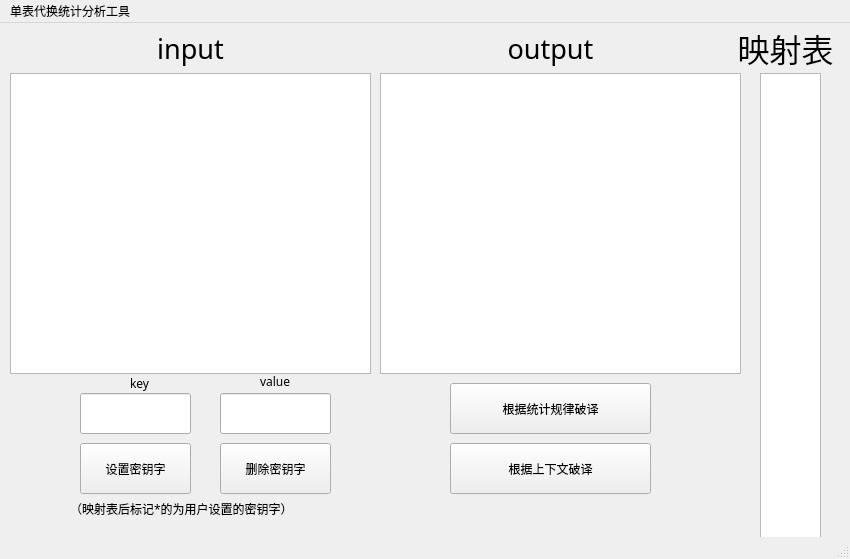
<?xml version="1.0" encoding="UTF-8"?>
<ui version="4.0">
 <class>MainWindow</class>
 <widget class="QMainWindow" name="MainWindow">
  <property name="geometry">
   <rect>
    <x>0</x>
    <y>0</y>
    <width>850</width>
    <height>559</height>
   </rect>
  </property>
  <property name="font">
   <font>
    <family>Microsoft JhengHei</family>
   </font>
  </property>
  <property name="windowTitle">
   <string>MainWindow</string>
  </property>
  <widget class="QWidget" name="centralwidget">
   <widget class="QLabel" name="label">
    <property name="geometry">
     <rect>
      <x>110</x>
      <y>0</y>
      <width>161</width>
      <height>51</height>
     </rect>
    </property>
    <property name="text">
     <string>&lt;html&gt;&lt;head/&gt;&lt;body&gt;&lt;p align=&quot;center&quot;&gt;&lt;span style=&quot; font-size:20pt;&quot;&gt;input&lt;/span&gt;&lt;/p&gt;&lt;/body&gt;&lt;/html&gt;</string>
    </property>
   </widget>
   <widget class="QTextEdit" name="textEdit">
    <property name="geometry">
     <rect>
      <x>10</x>
      <y>50</y>
      <width>361</width>
      <height>301</height>
     </rect>
    </property>
   </widget>
   <widget class="QLabel" name="label_2">
    <property name="geometry">
     <rect>
      <x>470</x>
      <y>0</y>
      <width>161</width>
      <height>51</height>
     </rect>
    </property>
    <property name="text">
     <string>&lt;html&gt;&lt;head/&gt;&lt;body&gt;&lt;p align=&quot;center&quot;&gt;&lt;span style=&quot; font-size:20pt;&quot;&gt;output&lt;/span&gt;&lt;/p&gt;&lt;/body&gt;&lt;/html&gt;</string>
    </property>
   </widget>
   <widget class="QTextBrowser" name="textBrowser_1">
    <property name="geometry">
     <rect>
      <x>380</x>
      <y>50</y>
      <width>361</width>
      <height>301</height>
     </rect>
    </property>
   </widget>
   <widget class="QPushButton" name="pushButton_1">
    <property name="geometry">
     <rect>
      <x>450</x>
      <y>360</y>
      <width>201</width>
      <height>51</height>
     </rect>
    </property>
    <property name="styleSheet">
     <string notr="true">font: 75 12pt &quot;Microsoft JhengHei&quot;;</string>
    </property>
    <property name="text">
     <string>根据统计规律破译</string>
    </property>
   </widget>
   <widget class="QPushButton" name="pushButton_2">
    <property name="geometry">
     <rect>
      <x>450</x>
      <y>420</y>
      <width>201</width>
      <height>51</height>
     </rect>
    </property>
    <property name="styleSheet">
     <string notr="true">font: 75 12pt &quot;Microsoft JhengHei&quot;;</string>
    </property>
    <property name="text">
     <string>根据上下文破译</string>
    </property>
   </widget>
   <widget class="QPushButton" name="pushButton_3">
    <property name="geometry">
     <rect>
      <x>80</x>
      <y>420</y>
      <width>111</width>
      <height>51</height>
     </rect>
    </property>
    <property name="styleSheet">
     <string notr="true">font: 75 12pt &quot;Microsoft JhengHei&quot;;</string>
    </property>
    <property name="text">
     <string>设置密钥字</string>
    </property>
   </widget>
   <widget class="QTextBrowser" name="textBrowser_2">
    <property name="geometry">
     <rect>
      <x>760</x>
      <y>50</y>
      <width>61</width>
      <height>471</height>
     </rect>
    </property>
    <property name="styleSheet">
     <string notr="true">font: 75 9pt &quot;Arial&quot;;</string>
    </property>
    <property name="html">
     <string>&lt;!DOCTYPE HTML PUBLIC &quot;-//W3C//DTD HTML 4.0//EN&quot; &quot;http://www.w3.org/TR/REC-html40/strict.dtd&quot;&gt;
&lt;html&gt;&lt;head&gt;&lt;meta name=&quot;qrichtext&quot; content=&quot;1&quot; /&gt;&lt;style type=&quot;text/css&quot;&gt;
p, li { white-space: pre-wrap; }
&lt;/style&gt;&lt;/head&gt;&lt;body style=&quot; font-family:'Arial'; font-size:9pt; font-weight:72; font-style:normal;&quot;&gt;
&lt;p align=&quot;center&quot; style=&quot;-qt-paragraph-type:empty; margin-top:0px; margin-bottom:0px; margin-left:0px; margin-right:0px; -qt-block-indent:0; text-indent:0px; font-family:'Microsoft JhengHei'; font-weight:400;&quot;&gt;&lt;br /&gt;&lt;/p&gt;&lt;/body&gt;&lt;/html&gt;</string>
    </property>
   </widget>
   <widget class="QLabel" name="label_3">
    <property name="geometry">
     <rect>
      <x>720</x>
      <y>0</y>
      <width>131</width>
      <height>51</height>
     </rect>
    </property>
    <property name="font">
     <font>
      <family>Microsoft JhengHei</family>
      <pointsize>24</pointsize>
     </font>
    </property>
    <property name="text">
     <string>&lt;!DOCTYPE HTML PUBLIC &quot;-//W3C//DTD HTML 4.0//EN&quot; &quot;http://www.w3.org/TR/REC-html40/strict.dtd&quot;&gt;
&lt;html&gt;&lt;head&gt;&lt;meta name=&quot;qrichtext&quot; content=&quot;1&quot; /&gt;&lt;style type=&quot;text/css&quot;&gt;
p, li { white-space: pre-wrap; }
&lt;/style&gt;&lt;/head&gt;&lt;body style=&quot; font-family:'Microsoft JhengHei'; font-size:9pt; font-weight:400; font-style:normal;&quot;&gt;
&lt;p align=&quot;center&quot; style=&quot; margin-top:0px; margin-bottom:0px; margin-left:0px; margin-right:0px; -qt-block-indent:0; text-indent:0px;&quot;&gt;&lt;span style=&quot; font-size:24pt;&quot;&gt;映射表&lt;/span&gt;&lt;/p&gt;&lt;/body&gt;&lt;/html&gt;</string>
    </property>
   </widget>
   <widget class="QPushButton" name="pushButton_4">
    <property name="geometry">
     <rect>
      <x>220</x>
      <y>420</y>
      <width>111</width>
      <height>51</height>
     </rect>
    </property>
    <property name="styleSheet">
     <string notr="true">font: 75 12pt &quot;Microsoft JhengHei&quot;;</string>
    </property>
    <property name="text">
     <string>删除密钥字</string>
    </property>
   </widget>
   <widget class="QLineEdit" name="lineEdit_1">
    <property name="geometry">
     <rect>
      <x>80</x>
      <y>370</y>
      <width>111</width>
      <height>41</height>
     </rect>
    </property>
    <property name="styleSheet">
     <string notr="true">font: 16pt &quot;Arial&quot;;</string>
    </property>
   </widget>
   <widget class="QLineEdit" name="lineEdit_2">
    <property name="geometry">
     <rect>
      <x>220</x>
      <y>370</y>
      <width>111</width>
      <height>41</height>
     </rect>
    </property>
    <property name="styleSheet">
     <string notr="true">font: 16pt &quot;Arial&quot;;</string>
    </property>
   </widget>
   <widget class="QLabel" name="label_4">
    <property name="geometry">
     <rect>
      <x>70</x>
      <y>470</y>
      <width>281</width>
      <height>31</height>
     </rect>
    </property>
    <property name="text">
     <string>（映射表后标记*的为用户设置的密钥字）</string>
    </property>
   </widget>
   <widget class="QLabel" name="label_5">
    <property name="geometry">
     <rect>
      <x>130</x>
      <y>350</y>
      <width>31</width>
      <height>21</height>
     </rect>
    </property>
    <property name="text">
     <string>key</string>
    </property>
   </widget>
   <widget class="QLabel" name="label_6">
    <property name="geometry">
     <rect>
      <x>260</x>
      <y>350</y>
      <width>41</width>
      <height>16</height>
     </rect>
    </property>
    <property name="text">
     <string>value</string>
    </property>
   </widget>
  </widget>
  <widget class="QMenuBar" name="menubar">
   <property name="geometry">
    <rect>
     <x>0</x>
     <y>0</y>
     <width>850</width>
     <height>25</height>
    </rect>
   </property>
   <widget class="QMenu" name="menu">
    <property name="title">
     <string>单表代换统计分析工具</string>
    </property>
   </widget>
   <addaction name="menu"/>
  </widget>
  <widget class="QStatusBar" name="statusbar"/>
 </widget>
 <resources/>
 <connections/>
</ui>
